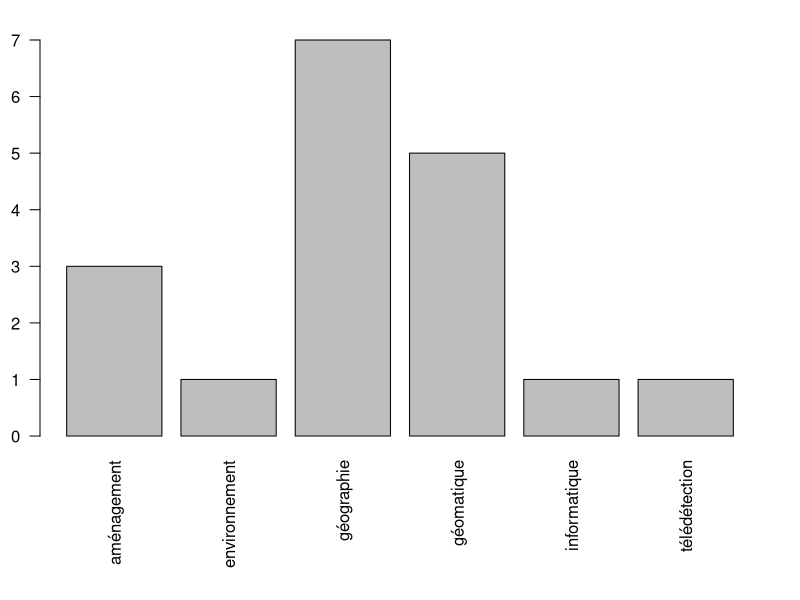
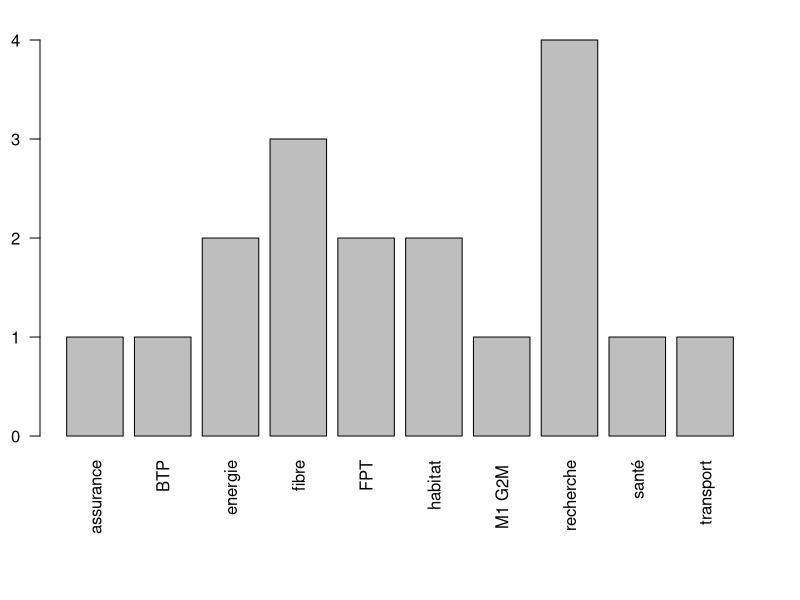
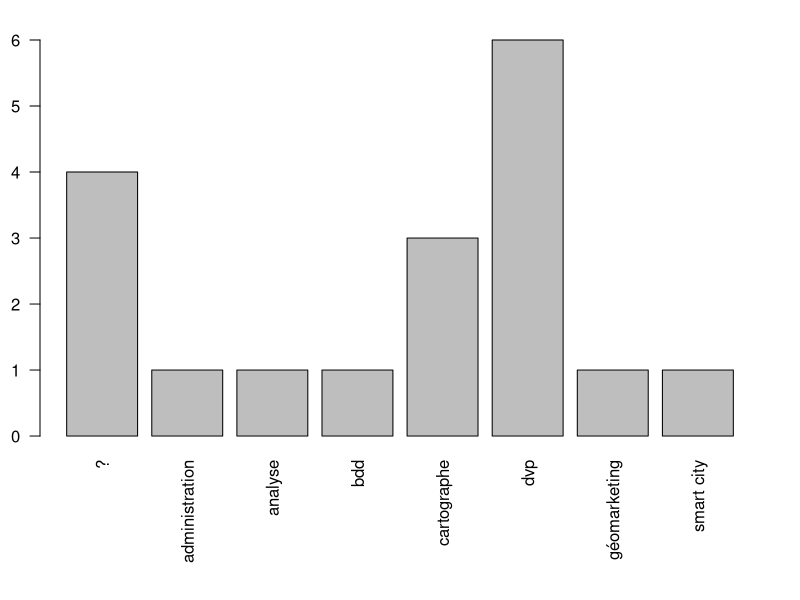

R code for these plots, in order:
## ---- chunk 1
knitr::opts_chunk$set(echo = TRUE)
## ---- chunk 2
# stats temps / séquence
temps <- read.csv("data/tps.csv")
sum(temps$tps, na.rm=TRUE)
## ---- chunk 3
data <- read.csv2("data/etudiant.csv", fileEncoding = "UTF-8")
table(data$passé)
par(mar = c(8,2,2,2))
barplot(table(data$passé), las = 2)
barplot(table(data$présent), las = 2)
barplot(table(data$futur), las = 2)
